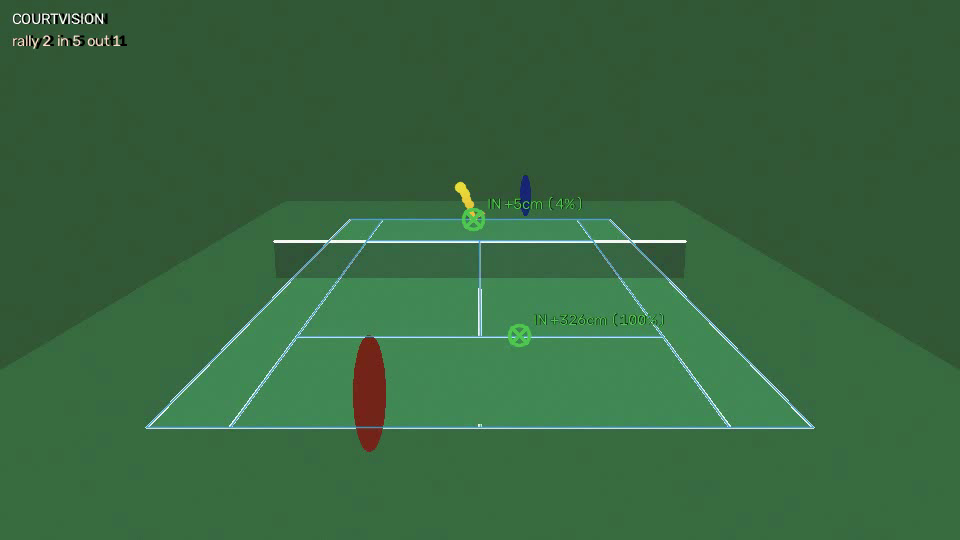
#> input picture courtvision/assets/call_close.png, 960 x 540 px
$ python -i calibration.py   (imports and definitions only)
#> lines starting #> are read from the running program, lines starting #| are printed output that depends on the picture; after the words box and inside, x2 and y2 are one past the last pixel; in counts of white or black regions, pixels touching at a corner belong together
"""Camera <-> court calibration.

Two ways to get a calibration:

1. ``detect_court(frame)`` — automatic.  Extracts the white line mask, finds
   straight lines with a probabilistic Hough transform, merges them into
   candidate court lines, then searches pairs of (roughly) horizontal and
   vertical lines whose four intersections, mapped to the doubles-court
   corners, produce a homography under which the projected court model lands
   on white pixels.  The best-scoring homography wins.

2. ``CourtCalibration.from_corners(...)`` — manual.  The user supplies the
   four doubles-court corner pixels (near-left, near-right, far-right,
   far-left) and we compute the homography directly.  This is the highest
   accuracy path and the recommended one for fixed-camera recordings.
"""

from __future__ import annotations

import itertools
import json
from dataclasses import dataclass, field
from pathlib import Path

import cv2
import numpy as np

from . import court


@dataclass
class CourtCalibration:
    """Ground-plane homography between image pixels and court meters."""

    H_image_to_court: np.ndarray  # 3x3
    score: float = 1.0  # line-mask agreement in [0, 1] (1.0 for manual)
    reprojection_error_px: float = 0.0

    H_court_to_image: np.ndarray = field(init=False)

    def __post_init__(self) -> None:
        self.H_court_to_image = np.linalg.inv(self.H_image_to_court)

    @classmethod
    def from_corners(cls, image_corners: np.ndarray) -> "CourtCalibration":
        """Build from the 4 doubles corners: near-left, near-right, far-right, far-left."""
        src = np.asarray(image_corners, dtype=np.float64).reshape(4, 2)
        H = cv2.getPerspectiveTransform(
            src.astype(np.float32), court.DOUBLES_CORNERS.astype(np.float32)
        )
        return cls(H_image_to_court=np.asarray(H, dtype=np.float64))

    @classmethod
    def from_corners_file(cls, path: str | Path) -> "CourtCalibration":
        """Load corners from JSON: {"corners": [[x,y],[x,y],[x,y],[x,y]]}."""
        data = json.loads(Path(path).read_text())
        return cls.from_corners(np.array(data["corners"], dtype=np.float64))

    def image_to_court(self, points: np.ndarray) -> np.ndarray:
        return _apply_h(self.H_image_to_court, points)

    def court_to_image(self, points: np.ndarray) -> np.ndarray:
        return _apply_h(self.H_court_to_image, points)

    def meters_per_pixel(self, image_xy: np.ndarray) -> float:
        """Local ground-plane scale at an image point (for uncertainty estimates)."""
        p = np.asarray(image_xy, dtype=np.float64).reshape(1, 2)
        eps = 1.0
        c0 = self.image_to_court(p)[0]
        cx = self.image_to_court(p + [eps, 0.0])[0]
        cy = self.image_to_court(p + [0.0, eps])[0]
        return float(max(np.linalg.norm(cx - c0), np.linalg.norm(cy - c0)))


def _apply_h(H: np.ndarray, points: np.ndarray) -> np.ndarray:
    pts = np.asarray(points, dtype=np.float64).reshape(-1, 2)
    homog = np.hstack([pts, np.ones((len(pts), 1))]) @ H.T
    return homog[:, :2] / homog[:, 2:3]


# ---------------------------------------------------------------------------
# Automatic court detection
# ---------------------------------------------------------------------------


def white_line_mask(frame: np.ndarray) -> np.ndarray:
    """Binary mask of bright, low-saturation, locally contrasting pixels (court lines)."""
    hsv = cv2.cvtColor(frame, cv2.COLOR_BGR2HSV)
    gray = cv2.cvtColor(frame, cv2.COLOR_BGR2GRAY)
    # Lines are brighter than their local neighborhood: white top-hat.
    kernel = cv2.getStructuringElement(cv2.MORPH_RECT, (25, 25))
    tophat = cv2.morphologyEx(gray, cv2.MORPH_TOPHAT, kernel)
    _, contrast = cv2.threshold(tophat, 30, 255, cv2.THRESH_BINARY)
    bright = cv2.inRange(hsv, (0, 0, 140), (180, 90, 255))
    return cv2.bitwise_and(contrast, bright)


@dataclass
class _Line:
    """Infinite image line in normal form: x*cos(t) + y*sin(t) = rho."""

    rho: float
    theta: float
    support: float  # total Hough segment length backing this line

    def y_at(self, x: float) -> float:
        s = np.sin(self.theta)
        if abs(s) < 1e-9:
            return np.inf
        return (self.rho - x * np.cos(self.theta)) / s


def _segments_to_lines(segments: np.ndarray, rho_tol: float, theta_tol: float) -> list[_Line]:
    """Merge Hough segments into distinct infinite lines by (rho, theta) clustering."""
    lines: list[_Line] = []
    entries = []
    for x1, y1, x2, y2 in segments.reshape(-1, 4).astype(np.float64):
        dx, dy = x2 - x1, y2 - y1
        length = float(np.hypot(dx, dy))
        if length < 1e-6:
            continue
        theta = np.arctan2(dy, dx) + np.pi / 2.0  # normal direction
        theta = theta % np.pi
        rho = x1 * np.cos(theta) + y1 * np.sin(theta)
        if rho < 0:
            rho, theta = -rho, (theta + np.pi) % (2 * np.pi)
        entries.append((rho, theta, length))
    entries.sort(key=lambda e: -e[2])
    for rho, theta, length in entries:
        merged = False
        for ln in lines:
            dt = abs(ln.theta - theta)
            dt = min(dt, np.pi - dt)
            if dt < theta_tol and abs(ln.rho - rho) < rho_tol:
                # Weighted average keeps the dominant segment's geometry.
                w = ln.support / (ln.support + length)
                ln.rho = w * ln.rho + (1 - w) * rho
                ln.support += length
                merged = True
                break
        if not merged:
            lines.append(_Line(rho, theta, length))
    return lines


def _intersect(a: _Line, b: _Line) -> np.ndarray | None:
    A = np.array(
        [[np.cos(a.theta), np.sin(a.theta)], [np.cos(b.theta), np.sin(b.theta)]]
    )
    if abs(np.linalg.det(A)) < 1e-9:
        return None
    return np.linalg.solve(A, np.array([a.rho, b.rho]))


def _score_homography(H_court_to_image: np.ndarray, mask: np.ndarray) -> float:
    """Fraction of projected court-model points that land on white-line pixels."""
    h, w = mask.shape
    samples = []
    for (p0, p1) in court.COURT_LINES.values():
        p0, p1 = np.array(p0), np.array(p1)
        n = max(int(np.linalg.norm(p1 - p0) * 4), 2)
        t = np.linspace(0.0, 1.0, n)[:, None]
        samples.append(p0 + t * (p1 - p0))
    pts = _apply_h(H_court_to_image, np.vstack(samples))
    xs = np.round(pts[:, 0]).astype(int)
    ys = np.round(pts[:, 1]).astype(int)
    valid = (xs >= 0) & (xs < w) & (ys >= 0) & (ys < h)
    if valid.sum() < len(pts) * 0.5:
        return 0.0
    dilated = cv2.dilate(mask, np.ones((5, 5), np.uint8))
    hits = dilated[ys[valid], xs[valid]] > 0
    return float(hits.sum()) / float(len(pts))


def detect_court(
    frame: np.ndarray,
    min_score: float = 0.55,
    max_candidates_per_axis: int = 12,
) -> CourtCalibration | None:
    """Automatically fit the court model to a frame.  None if no confident fit."""
    mask = white_line_mask(frame)
    h, w = mask.shape
    segments = cv2.HoughLinesP(
        mask,
        rho=1,
        theta=np.pi / 360,
        threshold=50,
        minLineLength=w // 12,
        maxLineGap=w // 40,
    )
    if segments is None:
        return None

    lines = _segments_to_lines(segments, rho_tol=max(8.0, h / 80.0), theta_tol=np.radians(2.0))
    # Split by orientation: court's across-lines are near-horizontal in a
    # typical broadcast/behind-the-baseline view; along-lines converge but are
    # steeper.  Use a generous 45-degree split on the line direction.
    horiz: list[_Line] = []
    vert: list[_Line] = []
    for ln in lines:
        direction = (ln.theta + np.pi / 2.0) % np.pi  # line direction angle
        if min(direction, np.pi - direction) < np.pi / 4:
            horiz.append(ln)
        else:
            vert.append(ln)
    horiz = sorted(horiz, key=lambda l: -l.support)[:max_candidates_per_axis]
    vert = sorted(vert, key=lambda l: -l.support)[:max_candidates_per_axis]
    if len(horiz) < 2 or len(vert) < 2:
        return None

    # Order horizontal candidates by image y so (top, bottom) pairs make sense.
    horiz.sort(key=lambda l: l.y_at(w / 2.0))

    court_corners = court.DOUBLES_CORNERS.astype(np.float32)
    best: tuple[float, np.ndarray] | None = None
    for (top, bottom) in itertools.combinations(horiz, 2):
        for (l1, l2) in itertools.combinations(vert, 2):
            corners = [
                _intersect(bottom, l1),
                _intersect(bottom, l2),
                _intersect(top, l2),
                _intersect(top, l1),
            ]
            if any(c is None for c in corners):
                continue
            quad = np.array(corners, dtype=np.float64)
            # near-left, near-right must be left-to-right in the image
            if quad[0, 0] > quad[1, 0]:
                quad = quad[[1, 0, 3, 2]]
            if not _plausible_quad(quad, w, h):
                continue
            H = cv2.getPerspectiveTransform(
                quad.astype(np.float32), court_corners
            )
            H = np.asarray(H, dtype=np.float64)
            score = _score_homography(np.linalg.inv(H), mask)
            if best is None or score > best[0]:
                best = (score, H)

    if best is None or best[0] < min_score:
        return None
    score, H = best
    return CourtCalibration(H_image_to_court=H, score=score)


def _plausible_quad(quad: np.ndarray, w: int, h: int) -> bool:
    """Cheap geometric sanity checks before scoring a candidate quad."""
    # All corners within a generous margin of the frame.
    if np.any(quad[:, 0] < -w) or np.any(quad[:, 0] > 2 * w):
        return False
    if np.any(quad[:, 1] < -h) or np.any(quad[:, 1] > 2 * h):
        return False
    # Convex, non-degenerate, covering a meaningful part of the frame.
    area = cv2.contourArea(quad.astype(np.float32))
    if area < 0.05 * w * h:
        return False
    # Near edge (bottom in image) should be below far edge for a standard view.
    near_y = (quad[0, 1] + quad[1, 1]) / 2.0
    far_y = (quad[2, 1] + quad[3, 1]) / 2.0
    return near_y > far_y

>>> import cv2
>>> picture = cv2.imread('../assets/call_close.png')
#> picture is the input picture: shape (540, 960, 3); mean B, G, R 63.8, 103.1, 55.8
>>> result = detect_court(picture)
#> in white_line_mask, `hsv = cv2.cvtColor(frame, cv2.COLOR_BGR2HSV)`: hsv: shape (540, 960, 3); mean H, S, V 64.5, 118.9, 103.7
#> in white_line_mask, `gray = cv2.cvtColor(frame, cv2.COLOR_BGR2GRAY)`:
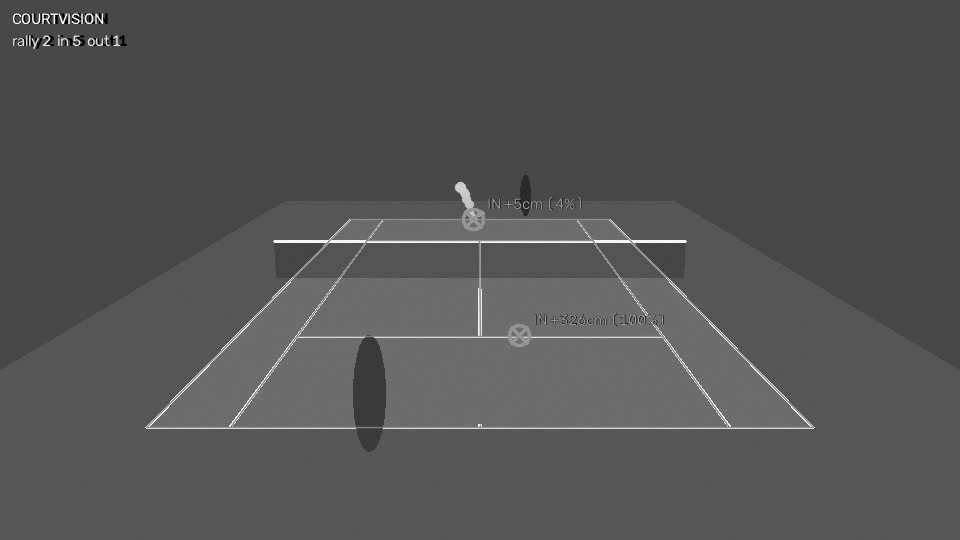
#> gray: shape (540, 960); min 0, max 255, mean 84.3
#> in white_line_mask, `tophat = cv2.morphologyEx(gray, cv2.MORPH_TOPHAT, kernel)`:
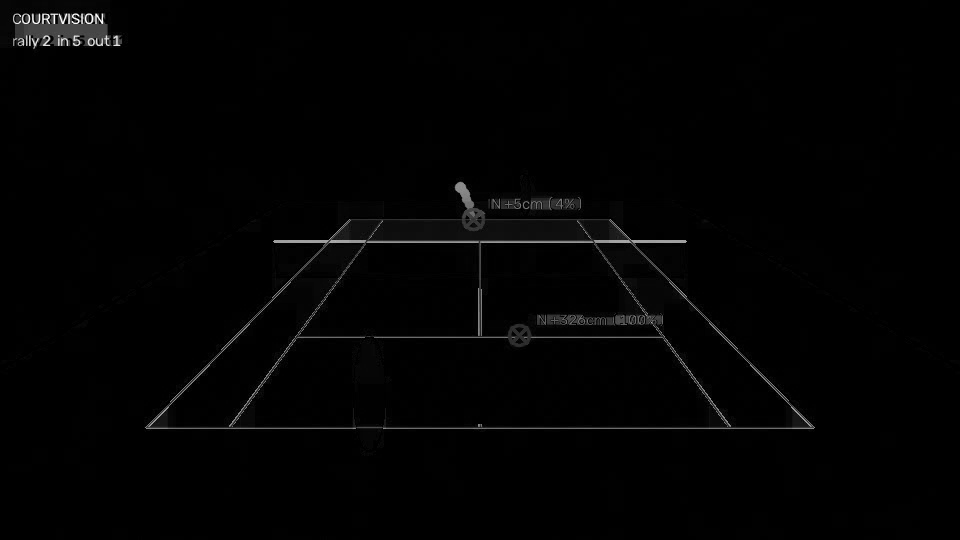
#> tophat: shape (540, 960); min 0, max 255, mean 2.7
#> in white_line_mask, `_, contrast = cv2.threshold(tophat, 30, 255, cv2.THRESH_BINARY)`:
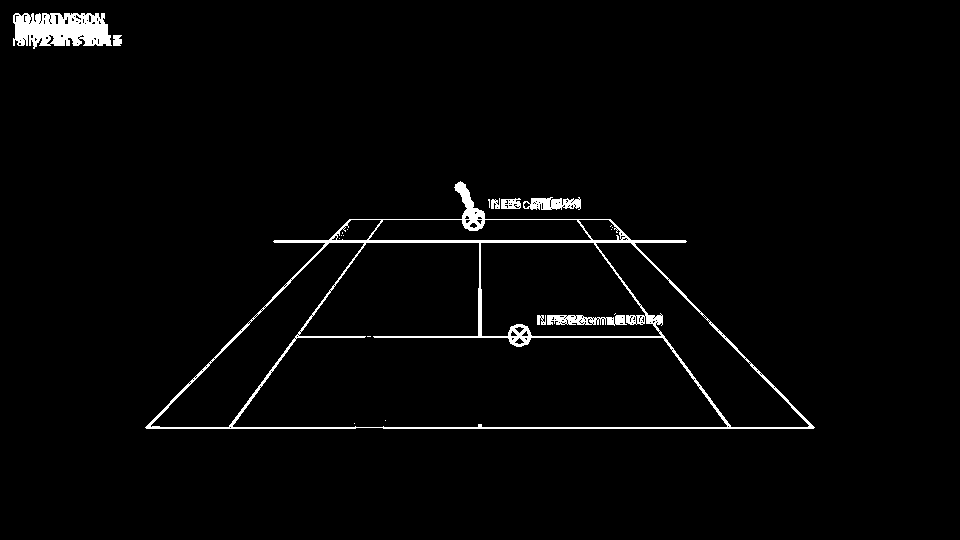
#> contrast: shape (540, 960); 2.3% white; 21 white regions (13 under 20 px), largest, box (x1, y1, x2, y2) and area: (145, 181, 815, 429) 7661, (13, 13, 112, 49) 2680, (547, 315, 627, 326) 574
#> in white_line_mask, `bright = cv2.inRange(hsv, (0, 0, 140), (180, 90, 255))`:
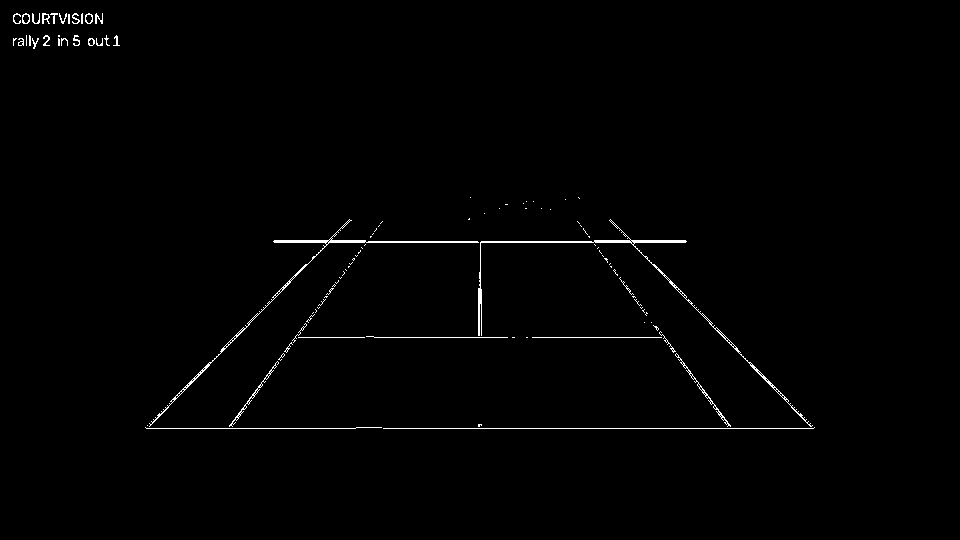
#> bright: shape (540, 960); 0.89% white in thin lines or dots, all inside (x1, y1, x2, y2) = (13, 13, 815, 429)
#> in detect_court, `segments = cv2.HoughLinesP( mask, rho=1, theta=np.pi / 360, threshold=..`: segments = 19 rows, first 6: [383, 428, 813, 428], [274, 242, 685, 242], [273, 241, 686, 241], [295, 337, 664, 337], [145, 427, 290, 282], [274, 240, 365, 240]
#> the loop in _segments_to_lines, `for x1, y1, x2, y2 in segments.reshape(-1, 4).astype(np.float64):` made 19 passes
#> (x1, y1, x2, y2, dx, dy, length, theta) on passes 1 to 12: (383, 428, 813, 428, 430, 0, 430, 1.57), (274, 242, 685, 242, 411, 0, 411, 1.57), (273, 241, 686, 241, 413, 0, 413, 1.57), (295, 337, 664, 337, 369, 0, 369, 1.57), (145, 427, 290, 282, 145, -145, 205.1, 0.785), (274, 240, 365, 240, 91, 0, 91, 1.57), (669, 282, 814, 427, 145, 145, 205.1, 5.5), (212, 428, 326, 428, 114, 0, 114, 1.57), (229, 426, 361, 247, 132, -179, 222.4, 0.635), (232, 426, 376, 228, 144, -198, 244.8, 0.629), (583, 228, 727, 426, 144, 198, 244.8, 5.65), (147, 428, 230, 343, 83, -85, 118.8, 0.773)
#> after the loop in _segments_to_lines, `for x1, y1, x2, y2 in segments.reshape(-1, 4).astype(np.float64):`: entries = 19 items, first 6: (428, 1.57, 430), (242, 1.57, 411), (241, 1.57, 413), (337, 1.57, 369), (404.5, 0.785, 205.1), (240, 1.57, 91)
#> the loop in _segments_to_lines, `for rho, theta, length in entries:` made 19 passes
#> (rho, theta, length) on passes 1 to 12: (428, 1.57, 430), (241, 1.57, 413), (242, 1.57, 411), (337, 1.57, 369), (402.4, 0.777, 255.3), (438.2, 0.629, 244.8), (337.4, 5.65, 244.8), (336.1, 5.65, 242.6), (437.1, 0.635, 222.4), (404.5, 0.785, 205.1), (273.7, 5.5, 205.1), (336.5, 5.65, 167.4)
#> after the loop in _segments_to_lines, `for rho, theta, length in entries:`: lines = 8 items; ln.rho = 482.6; ln.support = 92.01; w = 0.91
#> in detect_court, `lines = _segments_to_lines(segments, rho_tol=max(8.0, h / 80.0), theta..`: lines = 8 items
#> the loop in detect_court, `for ln in lines:` made 8 passes
#> direction on passes 1 to 8: 0, 0, 0, 2.35, 2.2, 0.785, 1.58, 0
#> after the loop in detect_court, `for ln in lines:`: horiz = 4 items
#> the loop in detect_court, `for (top, bottom) in itertools.combinations(horiz, 2):` made 6 passes
#> after the loop in detect_court, `for (top, bottom) in itertools.combinations(horiz, 2):`: best = (0.887, [[-0.0609, -0.0599, 34.44], [0, 0.211, -90.12], [-9.11e-19, -0.011, 1]])
#> in detect_court, `score, H = best`: score = 0.887; H = [[-0.0609, -0.0599, 34.44], [0, 0.211, -90.12], [-9.11e-19, -0.011, 1]]
